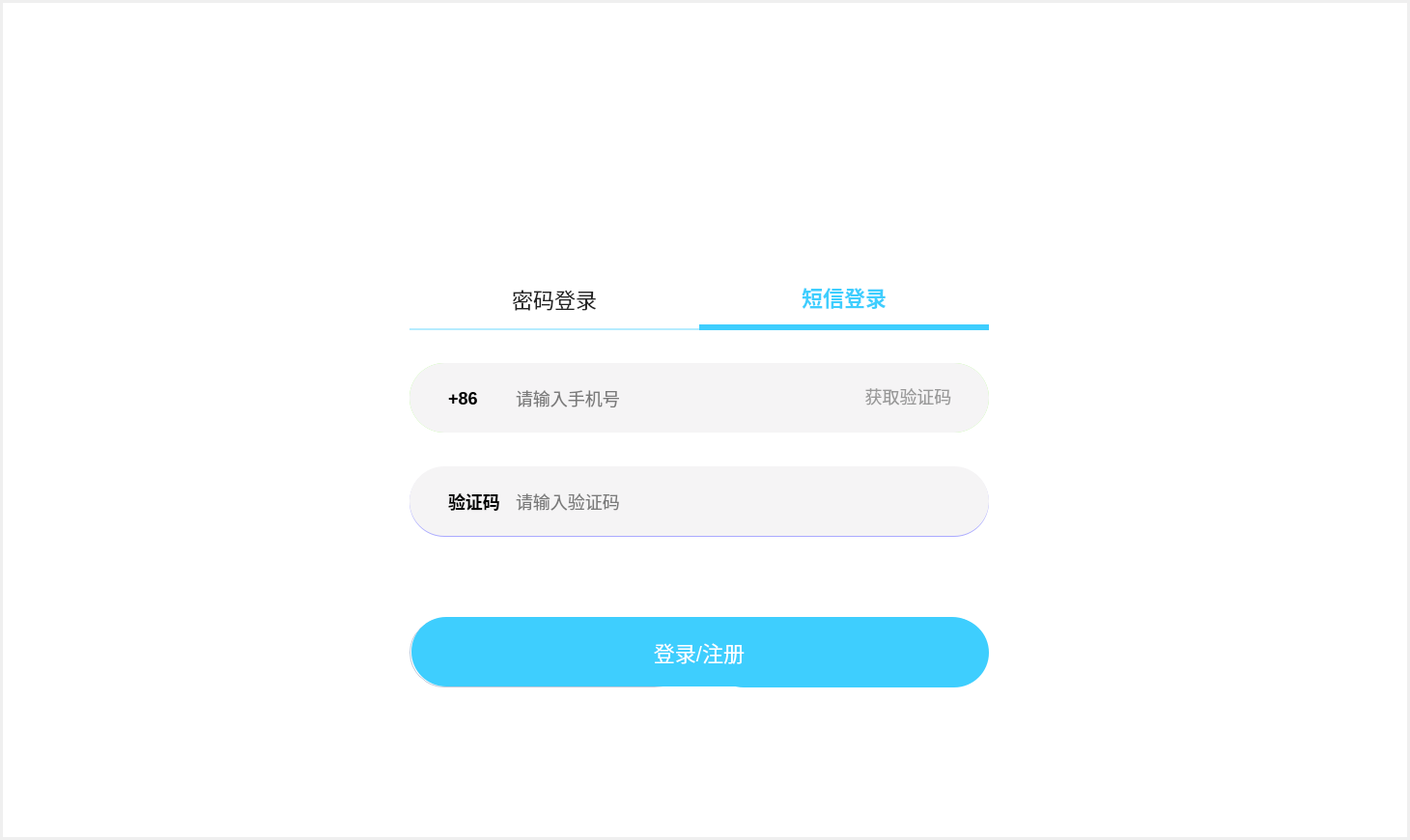
<?xml version="1.0" encoding="UTF-8"?>
<ui version="4.0">
 <class>Login</class>
 <widget class="QWidget" name="Login">
  <property name="geometry">
   <rect>
    <x>0</x>
    <y>0</y>
    <width>1460</width>
    <height>870</height>
   </rect>
  </property>
  <property name="windowTitle">
   <string>Login</string>
  </property>
  <layout class="QVBoxLayout" name="verticalLayout">
   <property name="spacing">
    <number>0</number>
   </property>
   <property name="leftMargin">
    <number>3</number>
   </property>
   <property name="topMargin">
    <number>3</number>
   </property>
   <property name="rightMargin">
    <number>3</number>
   </property>
   <property name="bottomMargin">
    <number>3</number>
   </property>
   <item>
    <widget class="QFrame" name="loginBg">
     <property name="styleSheet">
      <string notr="true">#loginBg{
background-color : #FFFFFF;
}</string>
     </property>
     <property name="frameShape">
      <enum>QFrame::Shape::NoFrame</enum>
     </property>
     <property name="frameShadow">
      <enum>QFrame::Shadow::Plain</enum>
     </property>
     <layout class="QVBoxLayout" name="verticalLayout_2">
      <property name="spacing">
       <number>0</number>
      </property>
      <property name="leftMargin">
       <number>0</number>
      </property>
      <property name="topMargin">
       <number>0</number>
      </property>
      <property name="rightMargin">
       <number>0</number>
      </property>
      <property name="bottomMargin">
       <number>0</number>
      </property>
      <item>
       <widget class="QWidget" name="head" native="true">
        <property name="minimumSize">
         <size>
          <width>0</width>
          <height>68</height>
         </size>
        </property>
        <property name="maximumSize">
         <size>
          <width>16777215</width>
          <height>68</height>
         </size>
        </property>
        <property name="styleSheet">
         <string notr="true">QPushButton{
border : none;
}</string>
        </property>
        <layout class="QHBoxLayout" name="horizontalLayout">
         <property name="spacing">
          <number>36</number>
         </property>
         <property name="leftMargin">
          <number>0</number>
         </property>
         <property name="topMargin">
          <number>0</number>
         </property>
         <property name="rightMargin">
          <number>36</number>
         </property>
         <property name="bottomMargin">
          <number>0</number>
         </property>
         <item>
          <spacer name="horizontalSpacer">
           <property name="orientation">
            <enum>Qt::Orientation::Horizontal</enum>
           </property>
           <property name="sizeHint" stdset="0">
            <size>
             <width>40</width>
             <height>20</height>
            </size>
           </property>
          </spacer>
         </item>
         <item>
          <widget class="QPushButton" name="min">
           <property name="maximumSize">
            <size>
             <width>20</width>
             <height>20</height>
            </size>
           </property>
           <property name="styleSheet">
            <string notr="true">#min{
border-image:url(:/images/login/suoxiao.png);
}</string>
           </property>
           <property name="text">
            <string/>
           </property>
          </widget>
         </item>
         <item>
          <widget class="QPushButton" name="quit">
           <property name="maximumSize">
            <size>
             <width>20</width>
             <height>20</height>
            </size>
           </property>
           <property name="styleSheet">
            <string notr="true">#quit{
border-image:url(:/images/login/quxiao.png);
}</string>
           </property>
           <property name="text">
            <string/>
           </property>
          </widget>
         </item>
        </layout>
       </widget>
      </item>
      <item>
       <widget class="QWidget" name="body" native="true">
        <property name="styleSheet">
         <string notr="true"/>
        </property>
        <layout class="QHBoxLayout" name="horizontalLayout_2">
         <property name="spacing">
          <number>0</number>
         </property>
         <property name="leftMargin">
          <number>421</number>
         </property>
         <property name="topMargin">
          <number>0</number>
         </property>
         <property name="rightMargin">
          <number>421</number>
         </property>
         <property name="bottomMargin">
          <number>0</number>
         </property>
         <item>
          <widget class="QWidget" name="content" native="true">
           <property name="styleSheet">
            <string notr="true">*{
font-family : 微软雅⿊;
font-size : 22px;
}</string>
           </property>
           <widget class="QLabel" name="logLabel">
            <property name="geometry">
             <rect>
              <x>160</x>
              <y>60</y>
              <width>280</width>
              <height>78</height>
             </rect>
            </property>
            <property name="styleSheet">
             <string notr="true">#logLabel{
border-image:url(:/images/login/MyPlayer.png);
}</string>
            </property>
            <property name="text">
             <string/>
            </property>
           </widget>
           <widget class="QPushButton" name="passwordBtn">
            <property name="geometry">
             <rect>
              <x>0</x>
              <y>208</y>
              <width>300</width>
              <height>63</height>
             </rect>
            </property>
            <property name="styleSheet">
             <string notr="true">#passwordBtn{
font-size : 22px;
color : #222222;
border : none;
border-bottom: 2px solid #B5ECFF;;
}</string>
            </property>
            <property name="text">
             <string>密码登录</string>
            </property>
           </widget>
           <widget class="QPushButton" name="messageBtn">
            <property name="geometry">
             <rect>
              <x>300</x>
              <y>208</y>
              <width>300</width>
              <height>63</height>
             </rect>
            </property>
            <property name="styleSheet">
             <string notr="true">#messageBtn{
font-size : 22px;
color : #3ECEFE;
font-weight:bold;
border : none;
border-bottom : 6px solid #3ECEFE;
}</string>
            </property>
            <property name="text">
             <string>短信登录</string>
            </property>
           </widget>
           <widget class="QWidget" name="passwordWidget" native="true">
            <property name="geometry">
             <rect>
              <x>0</x>
              <y>270</y>
              <width>600</width>
              <height>374</height>
             </rect>
            </property>
            <property name="styleSheet">
             <string notr="true">QLabel{
font-size : 18px;
font-weight : bold;
}
QFrame{
background: #F5F4F5;
border-radius: 36px;
}
QLineEdit{
font-size : 18px;
border : none;
background-color : #F5F4F5;
}</string>
            </property>
            <widget class="QFrame" name="accountBox">
             <property name="geometry">
              <rect>
               <x>0</x>
               <y>35</y>
               <width>600</width>
               <height>72</height>
              </rect>
             </property>
             <property name="styleSheet">
              <string notr="true">#accountBox{
background-color: rgb(170, 255, 127);
}</string>
             </property>
             <property name="frameShape">
              <enum>QFrame::Shape::NoFrame</enum>
             </property>
             <property name="frameShadow">
              <enum>QFrame::Shadow::Plain</enum>
             </property>
             <widget class="QLabel" name="accountLabel">
              <property name="geometry">
               <rect>
                <x>40</x>
                <y>24</y>
                <width>36</width>
                <height>24</height>
               </rect>
              </property>
              <property name="text">
               <string>账号</string>
              </property>
             </widget>
             <widget class="QLineEdit" name="accountNum">
              <property name="geometry">
               <rect>
                <x>124</x>
                <y>20</y>
                <width>400</width>
                <height>25</height>
               </rect>
              </property>
              <property name="placeholderText">
               <string>请输入手机号</string>
              </property>
             </widget>
            </widget>
            <widget class="QFrame" name="passwordBox">
             <property name="geometry">
              <rect>
               <x>0</x>
               <y>143</y>
               <width>600</width>
               <height>72</height>
              </rect>
             </property>
             <property name="styleSheet">
              <string notr="true">#passwordBox{
background-color: rgb(170, 170, 255);
}</string>
             </property>
             <property name="frameShape">
              <enum>QFrame::Shape::NoFrame</enum>
             </property>
             <property name="frameShadow">
              <enum>QFrame::Shadow::Plain</enum>
             </property>
             <widget class="QLabel" name="passwordLabel">
              <property name="geometry">
               <rect>
                <x>40</x>
                <y>24</y>
                <width>36</width>
                <height>24</height>
               </rect>
              </property>
              <property name="text">
               <string>密码</string>
              </property>
             </widget>
             <widget class="QLineEdit" name="passwordNum">
              <property name="geometry">
               <rect>
                <x>124</x>
                <y>20</y>
                <width>400</width>
                <height>25</height>
               </rect>
              </property>
              <property name="placeholderText">
               <string>请输入密码</string>
              </property>
             </widget>
            </widget>
            <widget class="QPushButton" name="registerNow">
             <property name="geometry">
              <rect>
               <x>0</x>
               <y>299</y>
               <width>290</width>
               <height>72</height>
              </rect>
             </property>
             <property name="styleSheet">
              <string notr="true">#registerNow{
color : #222222;
border-radius: 36px;
border: 1px solid #C2C9D9;
}</string>
             </property>
             <property name="text">
              <string>立即注册</string>
             </property>
            </widget>
            <widget class="QPushButton" name="loginNow">
             <property name="geometry">
              <rect>
               <x>310</x>
               <y>299</y>
               <width>290</width>
               <height>72</height>
              </rect>
             </property>
             <property name="styleSheet">
              <string notr="true">#loginNow{
color : #FFFFFF;
background-color : #3ECEFE;
border-radius : 36px;
}</string>
             </property>
             <property name="text">
              <string>登录</string>
             </property>
            </widget>
           </widget>
           <widget class="QWidget" name="messageWidget" native="true">
            <property name="geometry">
             <rect>
              <x>0</x>
              <y>270</y>
              <width>600</width>
              <height>374</height>
             </rect>
            </property>
            <property name="styleSheet">
             <string notr="true">QFrame{
font-size : 18px;
background: #F5F4F5;
border-radius: 36px;
}
QLineEdit{
border : none;
font-size : 18px;
background-color: #F5F4F5;
}
QLabel{
font-weight : bold;
}</string>
            </property>
            <widget class="QFrame" name="phoneFrame">
             <property name="geometry">
              <rect>
               <x>0</x>
               <y>35</y>
               <width>600</width>
               <height>72</height>
              </rect>
             </property>
             <property name="styleSheet">
              <string notr="true"/>
             </property>
             <property name="frameShape">
              <enum>QFrame::Shape::NoFrame</enum>
             </property>
             <property name="frameShadow">
              <enum>QFrame::Shadow::Plain</enum>
             </property>
             <widget class="QLabel" name="phoneLabel">
              <property name="geometry">
               <rect>
                <x>40</x>
                <y>24</y>
                <width>40</width>
                <height>24</height>
               </rect>
              </property>
              <property name="text">
               <string>+86</string>
              </property>
             </widget>
             <widget class="QLineEdit" name="phoneNum">
              <property name="geometry">
               <rect>
                <x>108</x>
                <y>24</y>
                <width>350</width>
                <height>24</height>
               </rect>
              </property>
              <property name="placeholderText">
               <string>请输入手机号</string>
              </property>
             </widget>
             <widget class="QPushButton" name="authcodeBtn">
              <property name="geometry">
               <rect>
                <x>470</x>
                <y>20</y>
                <width>93</width>
                <height>28</height>
               </rect>
              </property>
              <property name="styleSheet">
               <string notr="true">#authcodeBtn{
color : #999999;
font-size:18px;
border:none;
}</string>
              </property>
              <property name="text">
               <string>获取验证码</string>
              </property>
             </widget>
            </widget>
            <widget class="QFrame" name="authcodeFrame">
             <property name="geometry">
              <rect>
               <x>0</x>
               <y>142</y>
               <width>600</width>
               <height>72</height>
              </rect>
             </property>
             <property name="styleSheet">
              <string notr="true"/>
             </property>
             <property name="frameShape">
              <enum>QFrame::Shape::NoFrame</enum>
             </property>
             <property name="frameShadow">
              <enum>QFrame::Shadow::Plain</enum>
             </property>
             <widget class="QLabel" name="authcodeLabel">
              <property name="geometry">
               <rect>
                <x>40</x>
                <y>24</y>
                <width>54</width>
                <height>24</height>
               </rect>
              </property>
              <property name="text">
               <string>验证码</string>
              </property>
             </widget>
             <widget class="QLineEdit" name="authcode">
              <property name="geometry">
               <rect>
                <x>108</x>
                <y>24</y>
                <width>350</width>
                <height>24</height>
               </rect>
              </property>
              <property name="placeholderText">
               <string>请输入验证码</string>
              </property>
             </widget>
            </widget>
            <widget class="QPushButton" name="loginOrRegister">
             <property name="geometry">
              <rect>
               <x>2</x>
               <y>298</y>
               <width>596</width>
               <height>72</height>
              </rect>
             </property>
             <property name="styleSheet">
              <string notr="true">#loginOrRegister{
font-size : 22px;
color : #FFFFFF;
background: #3ECEFE;
border-radius: 36px;
}</string>
             </property>
             <property name="text">
              <string>登录/注册</string>
             </property>
            </widget>
           </widget>
          </widget>
         </item>
        </layout>
       </widget>
      </item>
     </layout>
    </widget>
   </item>
  </layout>
 </widget>
 <resources/>
 <connections/>
</ui>
